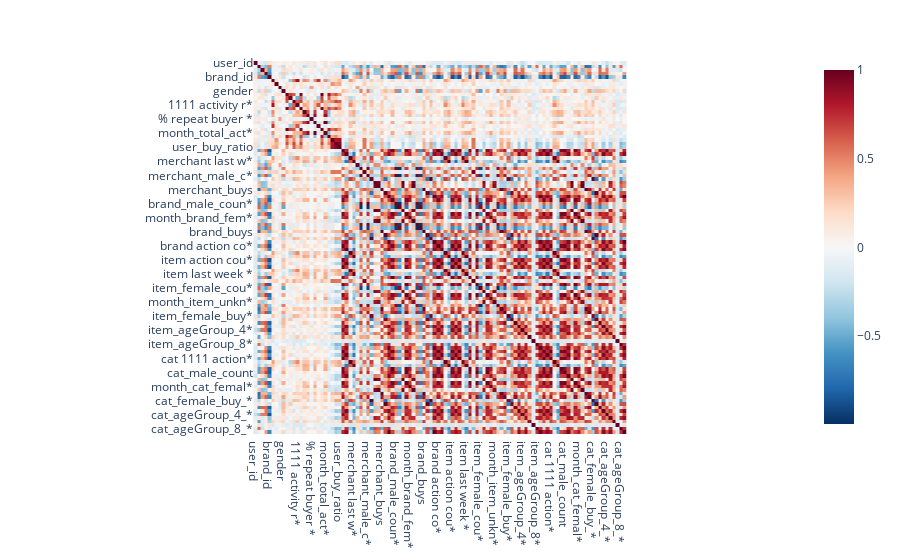

The notebook cell this image was saved under:
### Code cell
print("Correlation:")
explanations["correlation"].ipython_plot()

### Figure 1 — Plotly figure (JSON) as saved in the notebook; plotly's stock layout.template omitted (floating-point values rounded to 4 significant figures; data arrays with more than 128 entries replaced by an {"elided": "..."} marker saying what was removed)
{"data": [{"coloraxis": "coloraxis", "hovertemplate": "x: %{x}<br>y: %{y}<br>color: %{z}<extra></extra>", "name": "0", "type": "heatmap", "x": {"elided": "155 str values"}, "xaxis": "x", "y": {"elided": "155 str values"}, "yaxis": "y", "z": {"elided": "155x155 float values"}}], "layout": {"coloraxis": {"colorscale": [[0, "rgb(5,48,97)"], [0.1, "rgb(33,102,172)"], [0.2, "rgb(67,147,195)"], [0.3, "rgb(146,197,222)"], [0.4, "rgb(209,229,240)"], [0.5, "rgb(247,247,247)"], [0.6, "rgb(253,219,199)"], [0.7, "rgb(244,165,130)"], [0.8, "rgb(214,96,77)"], [0.9, "rgb(178,24,43)"], [1, "rgb(103,0,31)"]]}, "margin": {"t": 60}, "xaxis": {"anchor": "y", "constrain": "domain", "domain": [0, 1], "scaleanchor": "y"}, "yaxis": {"anchor": "x", "autorange": "reversed", "constrain": "domain", "domain": [0, 1]}}}
